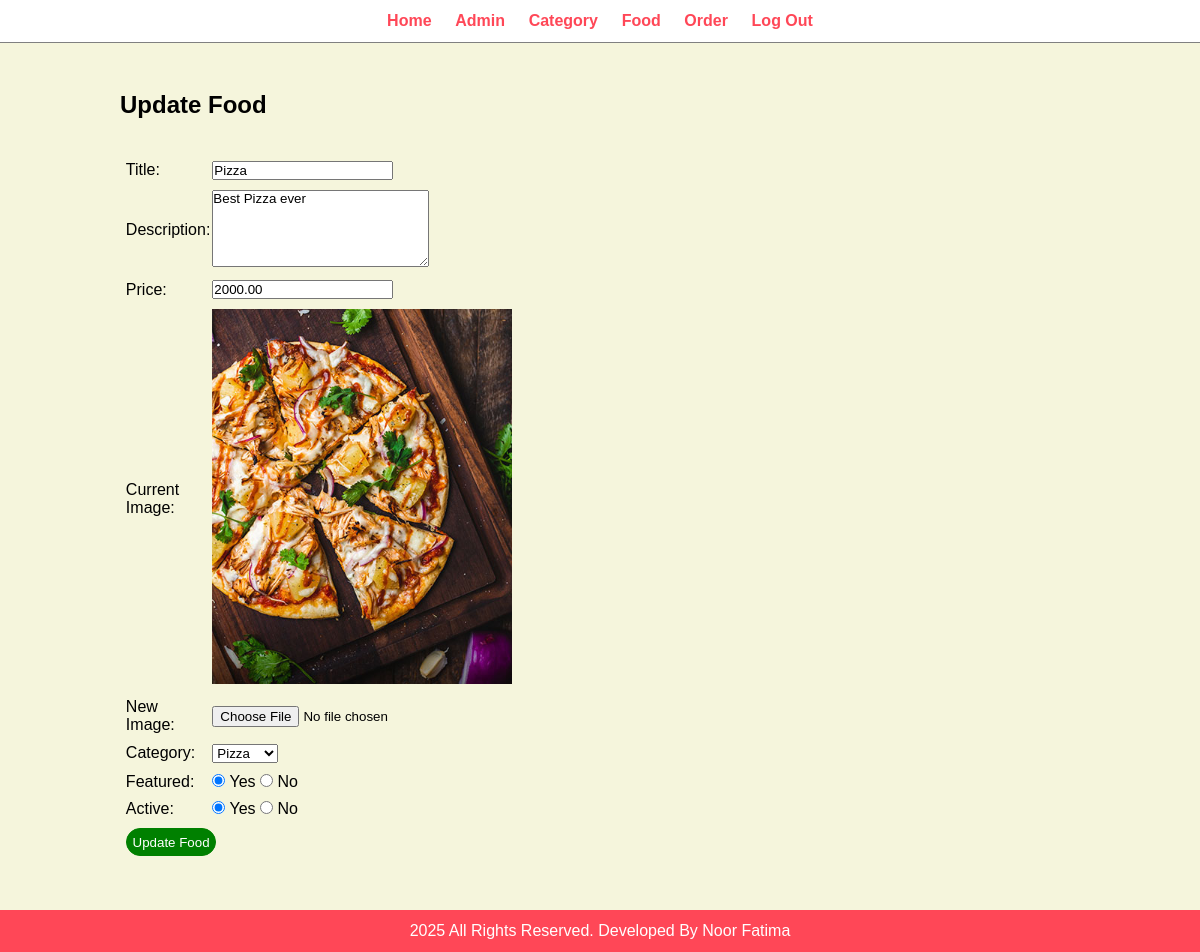
Page /admin/update-food.php?id=8 (signed in) on the committed database.
### tables this page shows
CREATE TABLE `tbl_food` (
  `id` int(11) NOT NULL,
  `title` varchar(100) DEFAULT NULL,
  `description` text DEFAULT NULL,
  `price` decimal(10,2) DEFAULT NULL,
  `image_name` varchar(255) DEFAULT NULL,
  `category_id` int(11) DEFAULT NULL,
  `featured` enum('Yes','No') DEFAULT 'No',
  `active` enum('Yes','No') DEFAULT 'Yes'
);

### admin/update-food.php (the view, shortened to what this page needs)
<?php  include('partials/menu.php') ?>
<div class="main-content">
    <div class="wrapper">
        <h2>Update Food</h2> <br><br>
         <?php
           if(isset($_GET['id'])){
                $id = $_GET['id'];
                $sql = "SELECT * FROM tbl_food WHERE id=$id";
                $res = mysqli_query($conn,$sql);
                $count = mysqli_num_rows($res);
                if($count==1){
                  $row = mysqli_fetch_assoc($res);
                  $title = $row['title'];
                  $description = $row['description'];
                  $price = $row['price'];
                  $current_category = $row['category_id'];
                  $current_image = $row['image_name'];
                  $featured = $row['featured'];
                  $active = $row['active'];
                }
                else{
                  $_SESSION['no-category-found'] = "<div class='error'>No Food Item Found</div>";
                  header("location:".SITEURL.'admin/manage-food.php');
                }
           }
           else{
            header("location:".SITEURL.'admin/manage-food.php');
           }
         ?>
        <form action="" method="POST" enctype="multipart/form-data">
        <table class="tbl-30">
         <tr>
            <td>Title:</td>
            <td>
                <input type="text" name="title" value="<?php echo $title; ?>">
            </td>
         </tr>
         <tr>
            <td>Description:</td>
            <td>
                <textarea name="description" cols="25" rows="5"><?php echo $description; ?></textarea>
            </td>
        </tr>
        <tr>
            <td>Price:</td>
            <td>
                <input type="number" name="price" value="<?php echo $price; ?>">
            </td>
        </tr>
         <tr>
            <td>Current Image:</td>
            <td>
                <?php
                   if($current_image != ""){
                    ?>
                    <img src="<?php echo SITEURL; ?>images/food/<?php echo $current_image; ?>" width="300">
                    <?php
                   }
                ?>
            </td>
         </tr>
         <tr>
            <td>New Image:</td>
            <td>
                <input type="file" name="image">
            </td>
         </tr>
         <tr>
            <td>Category:</td>
            <td>
                <select name="category">
                <?php
                  $sql2 = "SELECT * FROM tbl_food WHERE active='Yes'";
                  $res2 = mysqli_query($conn,$sql2);
                  if($count>0){
                        while($row2=mysqli_fetch_assoc($res2)){
                             $category_id = $row2['category_id'];
                             $category_title = $row2['title'];
                             ?>
                               <option <?php if($current_category==$category_id){echo "selected";} ?> value="<?php echo $category_id; ?>"><?php echo $category_title; ?></option>
                             <?php
                        }
                  }
                  else{
                    ?>
                     <option value="0">No Category Found</option>
                    <?php
                  }
                ?>
                </select>
            </td>
        </tr>
         <tr>
            <td>Featured: </td>
            <td>
                <input <?php if($featured== "Yes"){echo "checked";} ?> type="radio" name="featured" value="Yes"> Yes
                <input <?php if($featured== "No"){echo "checked";} ?> type="radio" name="featured" value="No"> No
            </td>
         </tr>
         <tr>
            <td>Active: </td>
            <td>
                <input <?php if($active== "Yes"){echo "checked";} ?> type="radio" name="active" value="Yes"> Yes
                <input <?php if($active== "No"){echo "checked";} ?> type="radio" name="active" value="No"> No
            </td>
         </tr>
         <tr>
            <td colspan="2">
               <input type="submit" value="Update Food" name="submit" class="btn-secondary">
            </td>
         </tr>
      </table>
    </form>
    </div>
</div>
<?php  include('partials/footer.php') ?>

### css/admin.css (style rules this page uses)
* { margin: 0; padding: 0; font-family: Arial, Helvetica, sans-serif; }
.wrapper { padding: 1%; width: 80%; margin: 0 auto; }
.main-content { background-color: beige; padding: 3% 0; }
.tbl-30 { width: 30%; }
table tr td { padding: 1%; }
.btn-secondary { background-color: green; padding: 1.5%; color: white; text-decoration: none; border: 1px solid green; border-radius: 15px; }

### rows in the picture
tbl_food: title "Pizza", description "Best Pizza ever", price "2000.00", image_name (picture), featured "☑", active "☑"

### other values in the picture
form field category "Pizza"
